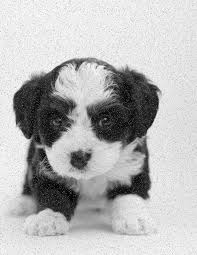
#> input picture LAB_4/noisy_dog.jpg, 197 x 255 px, found by its file name
$ python P4_Image_restoration.py
#> lines starting #> are read from the running program, lines starting #| are printed output that depends on the picture; after the words box and inside, x2 and y2 are one past the last pixel; in counts of white or black regions, pixels touching at a corner belong together
# Question: Demonstate image restoration using spatial or frequency domain

import cv2
import numpy as np
import matplotlib.pyplot as plt

# Load the image
image = cv2.imread('LAB_4/noisy_dog.jpg', 0)
#> image is the input picture: shape (255, 197); min 0, max 255, mean 183.5

# Spatial Domain Example: Gaussian Filter
spatial_filtered = cv2.GaussianBlur(image, (5, 5), 0)
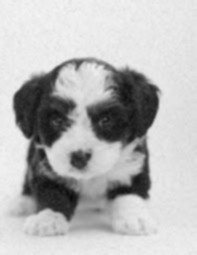
#> spatial_filtered: shape (255, 197); min 10, max 244, mean 183.5

# Frequency Domain Example
# Step 1: Fourier Transform
f = np.fft.fft2(image)
fshift = np.fft.fftshift(f)

# Step 2: Create a mask (low-pass filter)
rows, cols = image.shape
#> rows = 255; cols = 197
crow, ccol = rows // 2, cols // 2
#> crow = 127; ccol = 98
mask = np.zeros((rows, cols), np.uint8)
r = 30  # Radius of the mask
cv2.circle(mask, (ccol, crow), r, 1, thickness=-1)
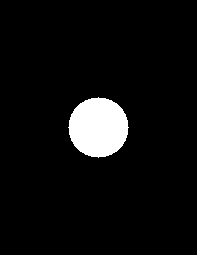
#> mask: shape (255, 197); values 0 (black) and 1 (white), 5.6% white; 1 white region, box (x1, y1, x2, y2) and area: (68, 97, 129, 158) 2821

# Step 3: Apply the mask
fshift_filtered = fshift * mask

# Step 4: Inverse Fourier Transform
f_ishift = np.fft.ifftshift(fshift_filtered)
image_restored = np.fft.ifft2(f_ishift)
image_restored = np.abs(image_restored)

# Display the results
plt.figure(figsize=(12, 6))
plt.subplot(1, 3, 1), plt.imshow(image, cmap='gray'), plt.title('Noisy Image')
plt.subplot(1, 3, 2), plt.imshow(spatial_filtered, cmap='gray'), plt.title('Spatial Filtered')
plt.subplot(1, 3, 3), plt.imshow(image_restored, cmap='gray'), plt.title('Frequency Filtered')
plt.show()
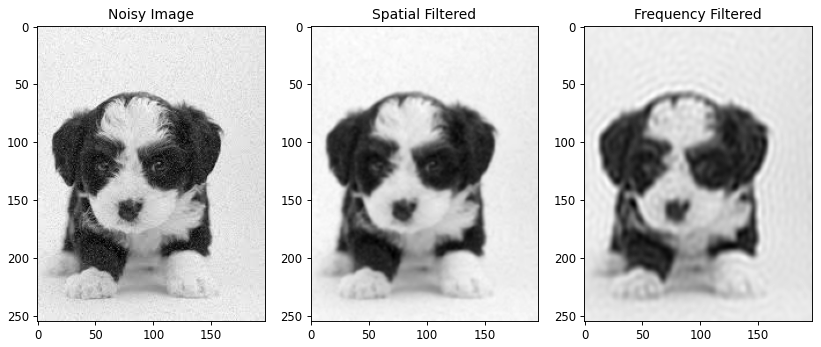
#> figure drawn by matplotlib, 3 panels
